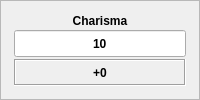
                <widget class="QFrame" name="frameCharisma">
                 <property name="frameShape">
                  <enum>QFrame::StyledPanel</enum>
                 </property>
                 <property name="frameShadow">
                  <enum>QFrame::Raised</enum>
                 </property>
                 <layout class="QGridLayout" name="gridLayout_11">
                  <property name="leftMargin">
                   <number>0</number>
                  </property>
                  <property name="topMargin">
                   <number>0</number>
                  </property>
                  <property name="rightMargin">
                   <number>0</number>
                  </property>
                  <property name="bottomMargin">
                   <number>0</number>
                  </property>
                  <property name="spacing">
                   <number>0</number>
                  </property>
                  <item row="1" column="0">
                   <widget class="QLabel" name="lblFrameStrengthLeft_6">
                    <property name="sizePolicy">
                     <sizepolicy hsizetype="Fixed" vsizetype="Ignored">
                      <horstretch>0</horstretch>
                      <verstretch>0</verstretch>
                     </sizepolicy>
                    </property>
                    <property name="minimumSize">
                     <size>
                      <width>10</width>
                      <height>0</height>
                     </size>
                    </property>
                    <property name="maximumSize">
                     <size>
                      <width>10</width>
                      <height>16777215</height>
                     </size>
                    </property>
                    <property name="pixmap">
                     <pixmap resource="resources.qrc">:/img/data/character_stat_left.png</pixmap>
                    </property>
                    <property name="scaledContents">
                     <bool>true</bool>
                    </property>
                   </widget>
                  </item>
                  <item row="2" column="0">
                   <widget class="QLabel" name="lblFrameStrengthBottomLeft_6">
                    <property name="sizePolicy">
                     <sizepolicy hsizetype="Fixed" vsizetype="Fixed">
                      <horstretch>0</horstretch>
                      <verstretch>0</verstretch>
                     </sizepolicy>
                    </property>
                    <property name="minimumSize">
                     <size>
                      <width>11</width>
                      <height>11</height>
                     </size>
                    </property>
                    <property name="maximumSize">
                     <size>
                      <width>11</width>
                      <height>11</height>
                     </size>
                    </property>
                    <property name="pixmap">
                     <pixmap resource="resources.qrc">:/img/data/character_stat_bottomleft.png</pixmap>
                    </property>
                    <property name="scaledContents">
                     <bool>true</bool>
                    </property>
                   </widget>
                  </item>
                  <item row="0" column="0">
                   <widget class="QLabel" name="lblFrameStrengthTopLeft_6">
                    <property name="sizePolicy">
                     <sizepolicy hsizetype="Fixed" vsizetype="Fixed">
                      <horstretch>0</horstretch>
                      <verstretch>0</verstretch>
                     </sizepolicy>
                    </property>
                    <property name="minimumSize">
                     <size>
                      <width>11</width>
                      <height>11</height>
                     </size>
                    </property>
                    <property name="maximumSize">
                     <size>
                      <width>11</width>
                      <height>11</height>
                     </size>
                    </property>
                    <property name="text">
                     <string/>
                    </property>
                    <property name="pixmap">
                     <pixmap resource="resources.qrc">:/img/data/character_stat_topleft.png</pixmap>
                    </property>
                    <property name="scaledContents">
                     <bool>true</bool>
                    </property>
                   </widget>
                  </item>
                  <item row="1" column="2">
                   <widget class="QLabel" name="lblFrameStrengthRight_6">
                    <property name="sizePolicy">
                     <sizepolicy hsizetype="Fixed" vsizetype="Ignored">
                      <horstretch>0</horstretch>
                      <verstretch>0</verstretch>
                     </sizepolicy>
                    </property>
                    <property name="minimumSize">
                     <size>
                      <width>11</width>
                      <height>0</height>
                     </size>
                    </property>
                    <property name="maximumSize">
                     <size>
                      <width>11</width>
                      <height>16777215</height>
                     </size>
                    </property>
                    <property name="pixmap">
                     <pixmap resource="resources.qrc">:/img/data/character_stat_right.png</pixmap>
                    </property>
                    <property name="scaledContents">
                     <bool>true</bool>
                    </property>
                   </widget>
                  </item>
                  <item row="2" column="2">
                   <widget class="QLabel" name="lblFrameStrengthBottomRight_6">
                    <property name="sizePolicy">
                     <sizepolicy hsizetype="Fixed" vsizetype="Fixed">
                      <horstretch>0</horstretch>
                      <verstretch>0</verstretch>
                     </sizepolicy>
                    </property>
                    <property name="minimumSize">
                     <size>
                      <width>11</width>
                      <height>11</height>
                     </size>
                    </property>
                    <property name="maximumSize">
                     <size>
                      <width>11</width>
                      <height>11</height>
                     </size>
                    </property>
                    <property name="pixmap">
                     <pixmap resource="resources.qrc">:/img/data/character_stat_bottomright.png</pixmap>
                    </property>
                    <property name="scaledContents">
                     <bool>true</bool>
                    </property>
                   </widget>
                  </item>
                  <item row="0" column="2">
                   <widget class="QLabel" name="lblFrameStrengthTopRight_6">
                    <property name="sizePolicy">
                     <sizepolicy hsizetype="Fixed" vsizetype="Fixed">
                      <horstretch>0</horstretch>
                      <verstretch>0</verstretch>
                     </sizepolicy>
                    </property>
                    <property name="minimumSize">
                     <size>
                      <width>11</width>
                      <height>11</height>
                     </size>
                    </property>
                    <property name="maximumSize">
                     <size>
                      <width>11</width>
                      <height>11</height>
                     </size>
                    </property>
                    <property name="text">
                     <string/>
                    </property>
                    <property name="pixmap">
                     <pixmap resource="resources.qrc">:/img/data/character_stat_topright.png</pixmap>
                    </property>
                    <property name="scaledContents">
                     <bool>true</bool>
                    </property>
                   </widget>
                  </item>
                  <item row="1" column="1">
                   <widget class="QFrame" name="frameCharismaContents">
                    <layout class="QVBoxLayout" name="verticalLayout_30" stretch="1,2,2">
                     <property name="spacing">
                      <number>2</number>
                     </property>
                     <property name="leftMargin">
                      <number>2</number>
                     </property>
                     <property name="topMargin">
                      <number>2</number>
                     </property>
                     <property name="rightMargin">
                      <number>2</number>
                     </property>
                     <property name="bottomMargin">
                      <number>2</number>
                     </property>
                     <item>
                      <widget class="QLabel" name="label_9">
                       <property name="font">
                        <font>
                         <bold>true</bold>
                        </font>
                       </property>
                       <property name="text">
                        <string>Charisma</string>
                       </property>
                       <property name="alignment">
                        <set>Qt::AlignCenter</set>
                       </property>
                      </widget>
                     </item>
                     <item>
                      <widget class="QLineEdit" name="edtCha">
                       <property name="sizePolicy">
                        <sizepolicy hsizetype="Preferred" vsizetype="Preferred">
                         <horstretch>0</horstretch>
                         <verstretch>0</verstretch>
                        </sizepolicy>
                       </property>
                       <property name="font">
                        <font>
                         <bold>true</bold>
                        </font>
                       </property>
                       <property name="text">
                        <string>10</string>
                       </property>
                       <property name="alignment">
                        <set>Qt::AlignCenter</set>
                       </property>
                      </widget>
                     </item>
                     <item>
                      <widget class="QLabel" name="lblChaMod">
                       <property name="font">
                        <font>
                         <bold>true</bold>
                        </font>
                       </property>
                       <property name="autoFillBackground">
                        <bool>false</bool>
                       </property>
                       <property name="frameShape">
                        <enum>QFrame::Box</enum>
                       </property>
                       <property name="frameShadow">
                        <enum>QFrame::Sunken</enum>
                       </property>
                       <property name="text">
                        <string>+0</string>
                       </property>
                       <property name="alignment">
                        <set>Qt::AlignCenter</set>
                       </property>
                      </widget>
                     </item>
                    </layout>
                   </widget>
                  </item>
                  <item row="0" column="1">
                   <widget class="QLabel" name="lblFrameStrengthTop_6">
                    <property name="sizePolicy">
                     <sizepolicy hsizetype="Ignored" vsizetype="Fixed">
                      <horstretch>0</horstretch>
                      <verstretch>0</verstretch>
                     </sizepolicy>
                    </property>
                    <property name="minimumSize">
                     <size>
                      <width>0</width>
                      <height>11</height>
                     </size>
                    </property>
                    <property name="maximumSize">
                     <size>
                      <width>16777215</width>
                      <height>11</height>
                     </size>
                    </property>
                    <property name="pixmap">
                     <pixmap resource="resources.qrc">:/img/data/character_stat_top.png</pixmap>
                    </property>
                    <property name="scaledContents">
                     <bool>true</bool>
                    </property>
                   </widget>
                  </item>
                  <item row="2" column="1">
                   <widget class="QLabel" name="lblFrameStrengthBottom_6">
                    <property name="sizePolicy">
                     <sizepolicy hsizetype="Ignored" vsizetype="Ignored">
                      <horstretch>0</horstretch>
                      <verstretch>0</verstretch>
                     </sizepolicy>
                    </property>
                    <property name="minimumSize">
                     <size>
                      <width>0</width>
                      <height>11</height>
                     </size>
                    </property>
                    <property name="maximumSize">
                     <size>
                      <width>16777215</width>
                      <height>11</height>
                     </size>
                    </property>
                    <property name="pixmap">
                     <pixmap resource="resources.qrc">:/img/data/character_stat_bottom.png</pixmap>
                    </property>
                    <property name="scaledContents">
                     <bool>true</bool>
                    </property>
                   </widget>
                  </item>
                 </layout>
                </widget>
